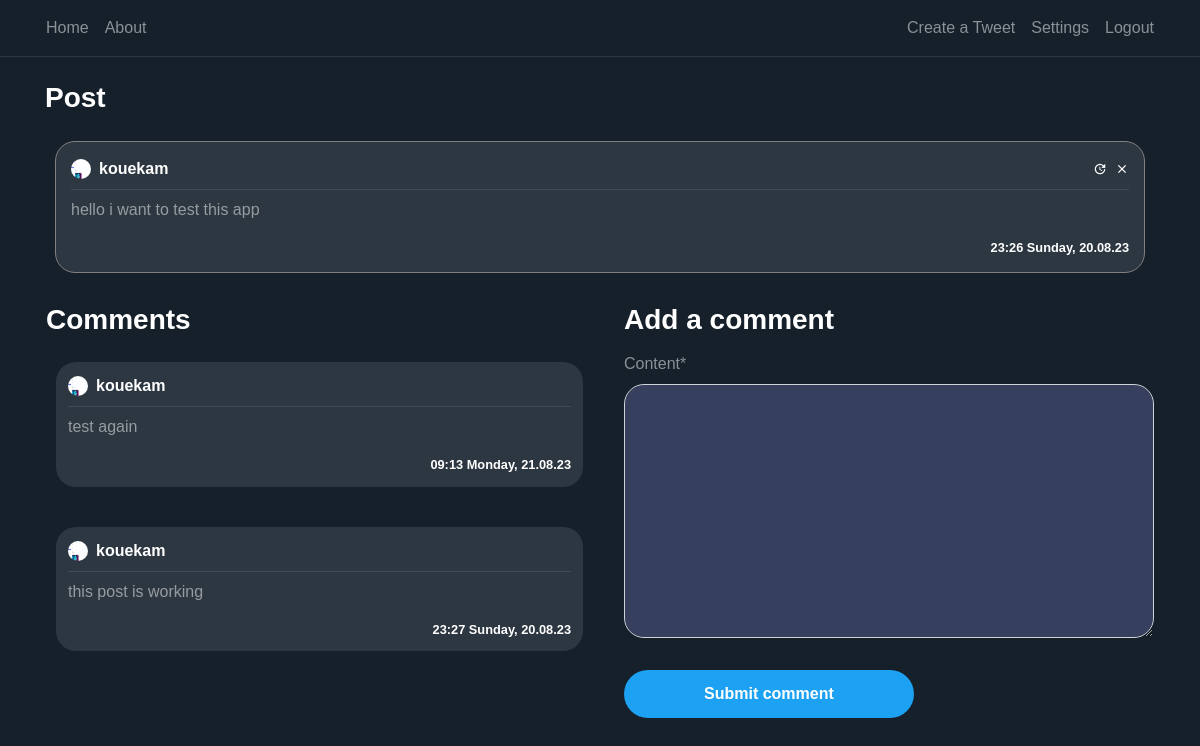
The app's page /post/1/ (signed in) with its own data.
### blog/models.py (models this page shows, shortened)
class Post(models.Model):
    content = models.TextField(max_length=1000)
    date_posted= models.DateTimeField(auto_now_add=True )
    author = models.ForeignKey(User, on_delete=models.CASCADE)
    likes = models.IntegerField(default=0)
    dislikes = models.IntegerField(default=0)

class Comment(models.Model):
    content = models.TextField(max_length=150)
    date_posted = models.DateTimeField(auto_now_add=True)
    author = models.ForeignKey(User , on_delete=models.CASCADE)
    post_connected = models.ForeignKey(Post , on_delete=models.CASCADE)

### users/models.py (models this page shows, shortened)
class Profile(models.Model):
    user = models.OneToOneField(User, on_delete=models.CASCADE)
    image = models.ImageField(default='default.png', upload_to='profile_pics')

### blog/views.py (the view)
# urls.py: path('post/<int:pk>/', PostDetailView.as_view(), name='post-detail'),
class PostDetailView(DetailView):
    model = Post
    template_name = 'blog/post_detail.html'
    context_object_name = 'post'
    def get_context_data(self, **kwargs):
        data = super().get_context_data(**kwargs)
        comments_connected = Comment.objects.filter(post_connected=self.get_object()).order_by('-date_posted')
        data['comments'] = comments_connected
        data['form'] = NewCommentForm(instance=self.request.user)
        return data
    def post(self, request, *args, **kwargs):
        new_comment = Comment(content=request.POST.get('content'),
                              author=self.request.user,
                              post_connected=self.get_object())
        new_comment.save()
        return self.get(self, request, *args, **kwargs)

### blog/forms.py
class NewCommentForm(forms.ModelForm):
    class Meta:
        model = Comment
        fields = ['content']

### blog/templates/blog/post_detail.html (shortened to what this page needs)
{% extends "base.html" %}
{% load crispy_forms_tags %}
{% block content %}
<div class="container">
    <h3 class="white-important mb-3">
        Post
    </h3>
   <article class="media content-section">
        <div style="width: 100%; word-break: break-all;" class="hovered-tweet-comment">
            <div class="pb-2 row m-0 " style="width: 100%; margin-right: 0 !important;">
               <div
                       style="padding-left: 0px !important;"
                       class="col-8 no-padding d-flex align-items-center">
                   <img
                       class="rounded-circle mr-2"
                       style="width: 20px; height: 20px;"
                       src="{{ post.author.profile.image.url }}">
                   <a class="mr-2 white-important" href="{% url 'user-posts' post.author %}">
                       {{ post.author }}
                   </a>
               </div>
               <div class="col-4 d-flex flex-row-reverse no-padding align-items-center"
                    style="padding-right: 0 !important;">
                   {% if post.author == user %}
                        <a class="material-icons ml-2"
                           style="font-size: 14px"
                                href="{% url 'post-delete' post.id %}">clear</a>
                        <a class="material-icons ml-2"
                           style="font-size: 14px"
                                href="{% url 'post-update' post.id %}">update</a>
                    {%  endif %}
               </div>
           </div>
            <div
                    class="mb-2 "
                    style="width: 100%; height: 1px; background-color: rgba(255, 255, 255, 0.1)"></div>
            <a style="color: rgba(255, 255, 255, 0.5) !important;">
                <p>
                    {{ post.content }}
                </p>
                <small
                    class="white-important d-flex full-width flex-row-reverse">
                    {{ post.date_posted | date:"H:i l, d.m.y" }}
                </small>
            </a>
        </div>
   </article>
    <div class="row pl-3">
        <div class="col-12 col-md-6 pl-0">
         <h3 class="white-important mb-3">
             Comments
         </h3>
        {% for comment in comments %}
            <article class="media content-section">
                <div style="width: 100%; word-break: break-all;" class="hovered-tweet-comment-in">
                <div class="pb-2 row m-0" style="width: 100%; margin-right: 0 !important;">
                   <div
                           style="padding-left: 0px !important;"
                           class="col-8 no-padding d-flex align-items-center">
                       <img
                           class="rounded-circle mr-2"
                           style="width: 20px; height: 20px;"
                           src="{{ comment.author.profile.image.url }}">
                       <a class="mr-2 white-important" href="{% url 'user-posts' comment.author.username %}">
                           {{ comment.author }}
                       </a>
                   </div>
               </div>
                <div
                        class="mb-2"
                        style="width: 100%; height: 1px; background-color: rgba(255, 255, 255, 0.1)"></div>
                <a style="color: rgba(255, 255, 255, 0.5) !important;">
                    <p>
                        {{ comment.content }}
                    </p>
                    <small
                        class="white-important d-flex full-width flex-row-reverse">
                        {{ comment.date_posted | date:"H:i l, d.m.y" }}
                    </small>
                </a>
            </div>
            </article>
        {% endfor %}
        </div>
        {% if user is not None %}
            <div class="col-12 col-md-6 pl-0 pl-md-3 pr-3">
                <h3 class="white-important mb-3">
                    Add a comment
                </h3>
                <form method="POST">
                    <fieldset class="form-group">
                        {{ form | crispy }}
                    </fieldset>
                    <div class="form-group">
                        <button class="btn btn-outline-primary" type="submit">Submit comment</button>
                    </div>
                </form>
            </div>
        {% endif %}
    </div>
  </div>
{% endblock content %}

### blog/static/blog/main.css (style rules this page uses)
:root { --muted-color: rgba(255, 255, 255, 0.5); }
body { background: #15202b; color: var(--muted-color); margin-top: 5rem; }
h1, h2, h3, h4, h5, h6 { color: var(--muted-color); }
.content-section { padding: 10px 10px; margin-bottom: 20px; }
.no-padding { padding: 0 !important; }
a { color: white; text-underline: none; text-decoration: none !important; }
article { border-radius: 4px; }
.white-important { color: white; font-weight: bold; }
.full-width { width: 100% }
.btn-outline-primary { border-color: white; color: white !important; padding: 12px 80px 12px 80px; font-weight: bold; background-color: #1da1f2; border:0; border-radius: 25px; }
.form-control { background-color: #36405e !important; color: var(--muted-color) !important; box-shadow: 0 0 0 0 !important; border-radius: 20px !important; }
.hovered-tweet-comment { background-color: #2d3741 !important; padding:15px; border-radius: 20px; border:1px solid grey; }
.hovered-tweet-comment-in { background-color: #2d3741 !important; padding:12px; border-radius: 20px; }

### blog/static/blog/style.css (style rules this page uses)
body { font-family: Arial, Helvetica, sans-serif; height: 100vh; margin: 0; padding: 0; }

### records on screen
Post: author.profile.image (picture), author "kouekam", content "hello i want to test this app", date_posted "23:26 Sunday, 20.08.23"
Comment: author.profile.image (picture), author "kouekam", content "test again", date_posted "09:13 Monday, 21.08.23"
Comment: author.profile.image (picture), author "kouekam", content "this post is working", date_posted "23:27 Sunday, 20.08.23"
